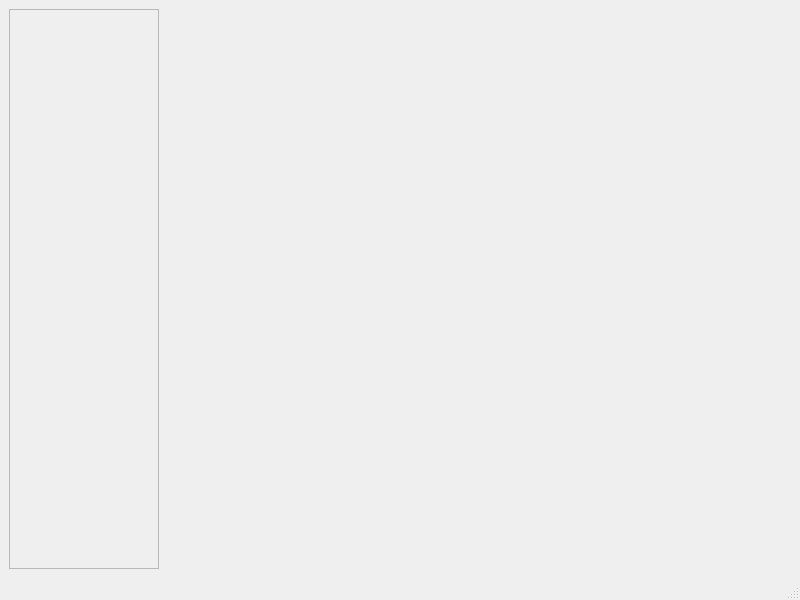
<?xml version="1.0" encoding="UTF-8"?>
<ui version="4.0">
 <class>kClientUIMngr</class>
 <widget class="QMainWindow" name="kClientUIMngr">
  <property name="geometry">
   <rect>
    <x>0</x>
    <y>0</y>
    <width>800</width>
    <height>600</height>
   </rect>
  </property>
  <property name="windowTitle">
   <string>MainWindow</string>
  </property>
  <widget class="QWidget" name="centralwidget">
   <layout class="QHBoxLayout" name="horizontalLayout">
    <item>
     <widget class="kUINavigationTree" name="navigationTree">
      <property name="minimumSize">
       <size>
        <width>150</width>
        <height>0</height>
       </size>
      </property>
      <property name="frameShape">
       <enum>QFrame::StyledPanel</enum>
      </property>
      <property name="frameShadow">
       <enum>QFrame::Raised</enum>
      </property>
     </widget>
    </item>
    <item>
     <spacer name="horizontalSpacer">
      <property name="orientation">
       <enum>Qt::Horizontal</enum>
      </property>
      <property name="sizeHint" stdset="0">
       <size>
        <width>40</width>
        <height>20</height>
       </size>
      </property>
     </spacer>
    </item>
   </layout>
  </widget>
  <widget class="QMenuBar" name="menubar">
   <property name="geometry">
    <rect>
     <x>0</x>
     <y>0</y>
     <width>800</width>
     <height>25</height>
    </rect>
   </property>
  </widget>
  <widget class="QStatusBar" name="statusbar"/>
 </widget>
 <customwidgets>
  <customwidget>
   <class>kUINavigationTree</class>
   <extends>QFrame</extends>
   <header>kuinavigationtree.h</header>
   <container>1</container>
  </customwidget>
 </customwidgets>
 <resources/>
 <connections/>
</ui>
